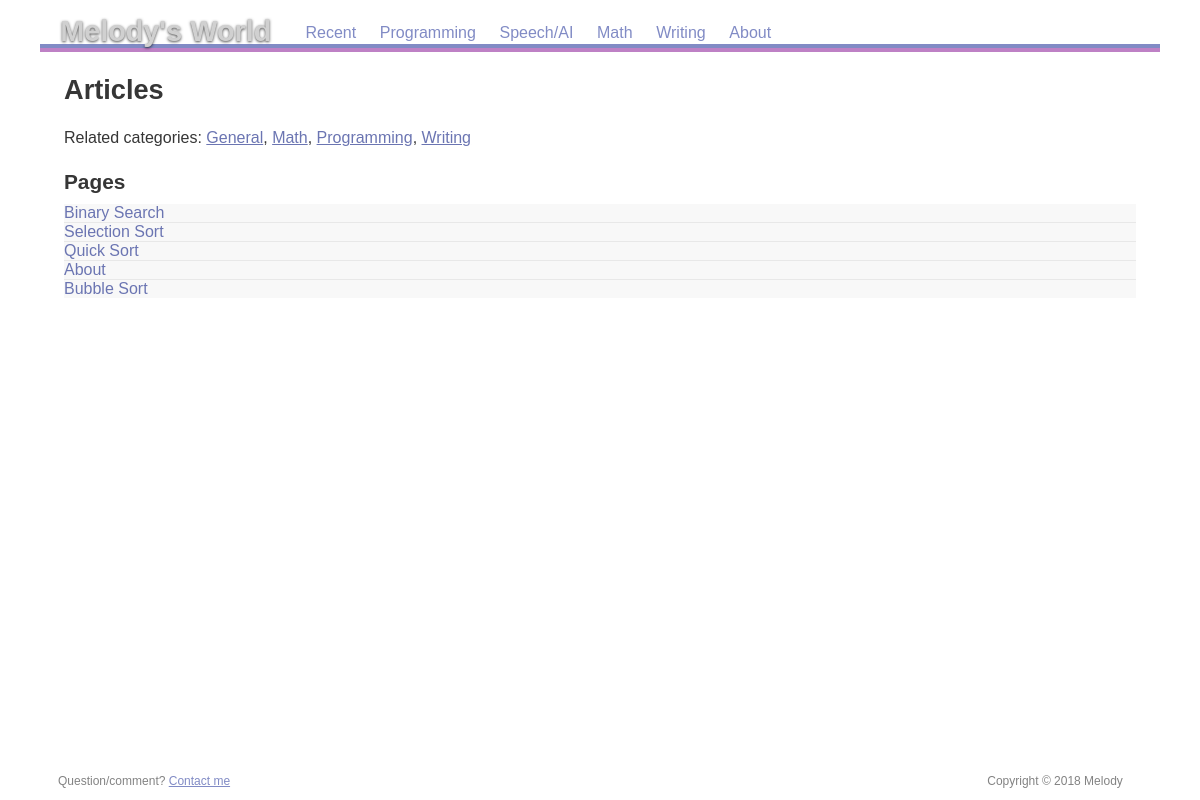
/posts, run on an earlier commit of the app's database.
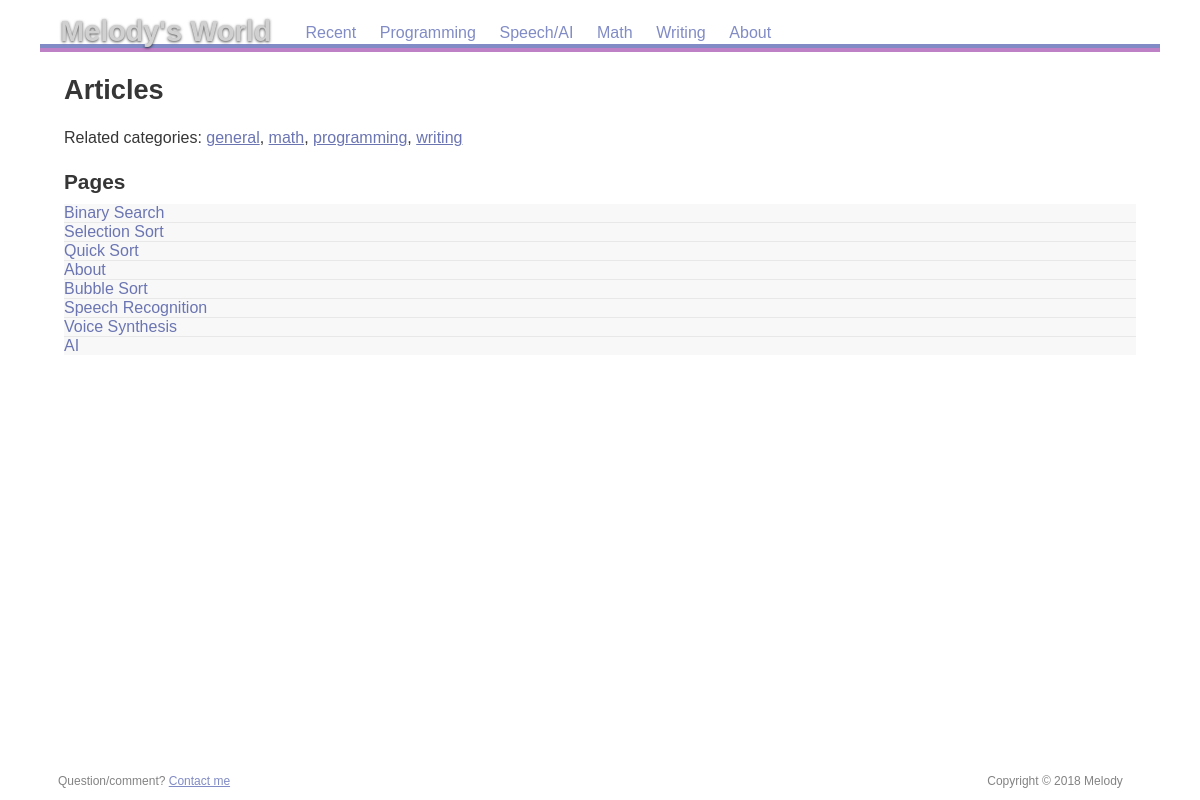
And on a later commit of the database.
### app/models.py (models this page shows, shortened)
class Category(db.Model):
    __tablename__ = "categories"
    id = db.Column(db.Integer, primary_key=True)
    name = db.Column(db.String(255), nullable=False)
    slug = db.Column(db.String(255), nullable=False)
    created_on = db.Column(db.DateTime(), default=datetime.utcnow)
    posts = db.relationship('Post', backref='category')

class Post(db.Model):
    __tablename__ = "posts"
    id = db.Column(db.Integer, primary_key=True)
    title = db.Column(db.String, nullable=False)
    slug = db.Column(db.String(255), nullable=False)
    body  = db.Column(db.String,unique=True, nullable=False)
    created_on = db.Column(db.DateTime(), default=datetime.utcnow)
    updated_on = db.Column(db.DateTime(), default=datetime.utcnow, onupdate=datetime.utcnow)
    category_id = db.Column(db.Integer, db.ForeignKey('categories.id'))

### app/__init__.py (the view)
@app.route('/posts')
def posts():
    results = []
    posts_qry = db.session.query(Post)
    category_qry = db.session.query(Category)
    articles = posts_qry.all()
    categories = category_qry.all()
    if not articles:
        flash('No posts found!')
        return redirect('/')
    else:
        return render_template('posts.html', posts = articles, categories = categories)

### app/templates/posts.html
{% extends "base.html" %}
{% block content %}
<h1>Articles</h1>
<p>Related categories:
{% for category in categories %} <a href="/category/{{category.name}}">{{category.name}}</a>{{"," if not loop.last }} {% endfor %}
<br/>
<h2>Pages</h2>
<ul class="pagelinks">
      {% for post in posts %}
      <li><a href="/page/{{post.slug}}">{{post.title}}</a></li>
      {% endfor %}
</ul>
 {% endblock %}

### app/templates/base.html (shortened to what this page needs)
<!DOCTYPE html>
<html xmlns="http://www.w3.org/1999/xhtml" xml:lang="en" lang="en">
<head>
        <link rel="stylesheet" href="{{ url_for('static', filename='res/css/common.css') }}" media="all">
        <link rel="stylesheet" href="{{ url_for('static', filename='res/css/screen.css') }}" media="screen">
        <link rel="stylesheet" href="{{ url_for('static', filename='res/css/print.css') }}" media="print">
</head>
<header><h1><a href="/">Melody's  World</a></h1><nav id="headnav">
<ul>
<li><a href="/recent">Recent</a></li>
<li><a href="/category/programming">Programming</a></li>
<li><a href="/page/speech-ai">Speech/AI</a></li>
<li><a href="/category/math">Math </a></li>
<li><a href="/category/writing">Writing</a></li>
<li><a href="/page/about">About</a></li>
</ul></nav></header>
<hr/>
<body>
<div id="main">
<article>
 {% block content %}
 {% endblock %}
</article>
</div>
<footer id="feedback">
	<p>Question/comment? <a href="/page/about#contact">Contact me</a></p>
	<p><a href="/page/about#copyright" id="copyrightlink" title="Copyright information">Copyright © 2018 Melody</a></p>
</footer>
</body>
</html>

### app/static/res/css/common.css (style rules this page uses)
html { margin: 0; padding: 0; border: none; text-indent: 0; tab-size: 4; -moz-tab-size: 4; }
body, h1, h2, h3, p, pre, blockquote, hr, ul, ol, li, dl, dt, dd, table, thead, tbody, tfoot, tr, th, td, img, object, iframe, abbr { margin: 0; padding: 0; border: none; background: transparent; font-size: inherit; font-weight: inherit; line-height: inherit; text-indent: inherit; }
hr { display: none; }
header, nav, article, section, footer { display: block; }

### app/static/res/css/screen.css (style rules this page uses)
html { height: 100%; background-color: #ffffff; background-repeat: repeat; background-size: 41.7em; font-family: "Avenir LT Std", sans-serif; color: #000000; }
body { max-width: 70em; min-height: 100%; margin-left: auto; margin-right: auto; display: flex; flex-direction: column; }
#main { flex-grow: 1; flex-shrink: 1; display: flex; flex-direction: row; }
article { min-width: 20em; flex-grow: 1; flex-shrink: 1; padding: 0em 1.5em 1.0em; background-color: #FFFFFF; color: #363636; overflow-x: auto; }
#feedback { padding: 1.0em 1.5em 1.0em; display: flex; flex-direction: row; justify-content: space-between; font-size: 75%; color: #838383; }
header a { text-decoration: none; color: inherit; transition: color 0.20s linear; }
header h1 { display: inline-block; padding: 0.5em 0.7em 0em; position: relative; top: 0.10em; font-size: 180%; font-weight: bold; line-height: 1; color: #D0D0D0; text-shadow: 0em 0.05em 0.1em rgba(0,0,0,0.7); }
header + hr { display: block; border-top: 0.3em solid #818BC5; border-bottom: 0.3em solid #BE81C5; }
#headnav, #headnav ul, #headnav li { display: inline; }
#headnav ul { list-style-type: none; }
#headnav a { display: inline-block; padding: 0.3em 0.6em 0.1em; text-decoration: none; border-top-left-radius: 0.5em; border-top-right-radius: 0.5em; transition: background-color 0.15s linear; }
#headnav a:link, footer a:link { color: #818BC5; }
article h1 { margin-top: 0.8em; margin-bottom: 0.8em; text-align: left; font-size: 170%; font-weight: bold; }
article h2 { margin-top: 1.0em; margin-bottom: 0.5em; font-size: 130%; font-weight: bold; }
article p { max-width: 35em; margin: 0.7em 0em; line-height: 1.35; }
article ul { margin: 0.5em 0em 1.0em; }
article li { margin: 0.4em 0em 0.4em 1.5em; }
article a:link { color: #6B75B2; }
article ul.pagelinks { list-style-type: none; }
article ul.pagelinks > li { margin: 0em; background-color: #F8F8F8; }
article ul.pagelinks > li + li { border-top: 1px solid #E8E8E8; }
article ul.pagelinks a { padding: 0.3em 0.6em 0.3em 0em; text-decoration: none; }
#copyrightlink, #datelink { color: inherit; text-decoration: none; }
#feedback > p:nth-child(2) { margin-left: 1.6em; margin-right: 1.6em; }
@media (min-width: 70em) { article { border-bottom-left-radius: 0.5em; } }
@media (min-width: 70em) { #main > *:last-child { border-bottom-right-radius: 0.5em; } }

### app/static/res/css/print.css (style rules this page uses)
html { font-family: "Times New Roman", serif; max-width: 60em; margin-left: auto; margin-right: auto; }
h1, h2, h3 { font-family: "Avenir LT Std", sans-serif; }
h1 { margin-top: 1.0em; margin-bottom: 1.0em; text-align: center; font-size: 140%; font-weight: bold; }
h2 { margin-top: 1.5em; margin-bottom: 0.8em; font-size: 120%; font-weight: bold; }
p { max-width: 35em; margin: 0.8em 0em; text-align: justify; line-height: 1.2; hyphens: auto; }
ul { margin: 0.5em 0em 1.0em; }
li { margin: 0.5em 0em 0.5em 1.5em; }
ul.pagelinks { list-style-type: none; }
header h1 { border-bottom: 1px solid #000000; text-align: right; font-size: 80%; font-weight: normal; }
header a { text-decoration: none; color: inherit; }
#headnav, #sidebar, article > nav { display: none; }
#copyrightlink, #datelink { color: inherit; text-decoration: none; }
#feedback { margin-top: 1em; font-size: 70%; display: flex; flex-direction: row; justify-content: space-between; }
#feedback > p { padding: 0em 1.0em; }
#feedback > p:first-child { padding-left: 0em; }
#feedback > p:last-child { padding-right: 0em; }

What changed in the data, as far as the page shows it:
changed Category: name "General" → "general"
changed Category: name "Math" → "math"
changed Category: name "Programming" → "programming"
changed Category: name "Writing" → "writing"
added Post: title "Speech Recognition"
added Post: title "Voice Synthesis"
added Post: title "AI"
